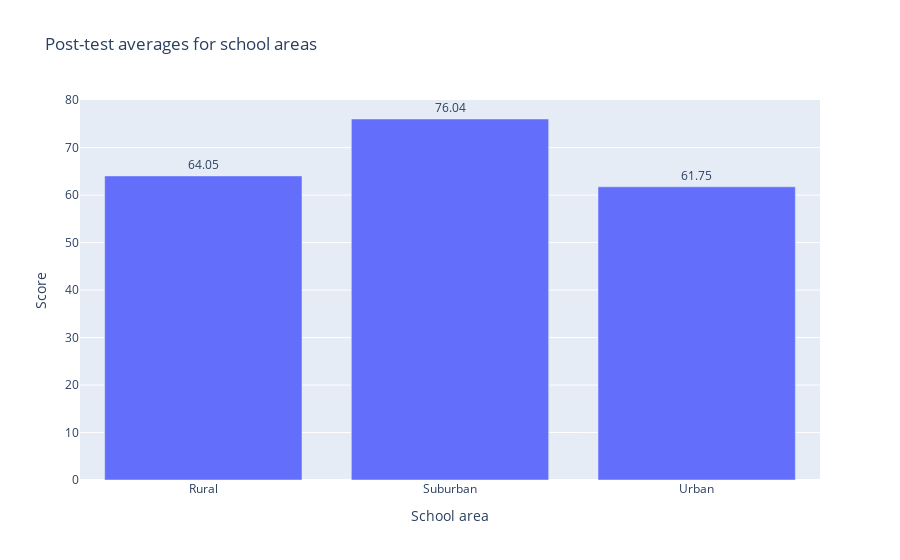

The notebook cell saved with this chart:
### Markdown cell above
# Does school area matter?

### Code cell
names= list(df.groupby('school_setting').mean()['posttest'].index)
values= df.groupby('school_setting').mean()['posttest'].values

fig = go.Figure( [ go.Bar(x=names, y=values, text=np.round(values, 2), textposition='outside') ] )
fig.update_layout(
    title_text="Post-test averages for school areas",
    xaxis_title='School area',
    yaxis_title='Score'
)
fig.show()

### Figure 1 — Plotly figure (JSON) as saved in the notebook; plotly's stock layout.template omitted (floating-point values rounded to 4 significant figures)
{"data": [{"text": [64.05, 76.04, 61.75], "textposition": "outside", "type": "bar", "x": ["Rural", "Suburban", "Urban"], "y": [64.05, 76.04, 61.75]}], "layout": {"title": {"text": "Post-test averages for school areas"}, "xaxis": {"title": {"text": "School area"}}, "yaxis": {"title": {"text": "Score"}}}}
